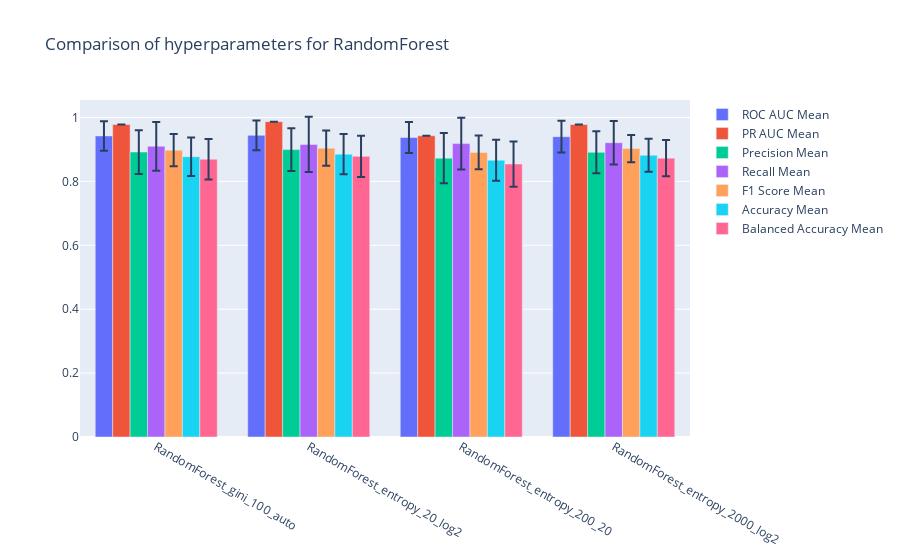

The notebook cell saved with this chart:
### Markdown cell above
# Plotly Graphs with Error Bar for `std`

### Code cell
mean_columns = [_ for _ in df.columns if "Mean" in _]
mean_values = df[mean_columns]
std_columns = [_ for _ in df.columns if "Std" in _]
std_values = df[std_columns]

res = []
for col, col2 in zip(mean_columns, std_columns):
    res.append(
        go.Bar(
            x=df.index.values.tolist(),
            y=mean_values[col].values.tolist(),
            name=col,
            hoverinfo='name+y',
            error_y=dict(type='data', array=std_values[col2].values.tolist()),
        )
    )

layout = go.Layout(barmode='group', title="Comparison of hyperparameters for RandomForest")
fig = go.Figure(data=res, layout=layout)
fig.show()

### Figure 1 — Plotly figure (JSON) as saved in the notebook; plotly's stock layout.template omitted (floating-point values rounded to 4 significant figures)
{"data": [{"error_y": {"array": [0.0461, 0.04635, 0.04822, 0.04942], "type": "data"}, "hoverinfo": "name+y", "name": "ROC AUC Mean", "type": "bar", "x": ["RandomForest_gini_100_auto", "RandomForest_entropy_20_log2", "RandomForest_entropy_200_20", "RandomForest_entropy_2000_log2"], "y": [0.9423, 0.9442, 0.9375, 0.9401]}, {"error_y": {"array": [0, 0, 0, 1.121e-16], "type": "data"}, "hoverinfo": "name+y", "name": "PR AUC Mean", "type": "bar", "x": ["RandomForest_gini_100_auto", "RandomForest_entropy_20_log2", "RandomForest_entropy_200_20", "RandomForest_entropy_2000_log2"], "y": [0.978, 0.987, 0.9428, 0.978]}, {"error_y": {"array": [0.06853, 0.06675, 0.07827, 0.0657], "type": "data"}, "hoverinfo": "name+y", "name": "Precision Mean", "type": "bar", "x": ["RandomForest_gini_100_auto", "RandomForest_entropy_20_log2", "RandomForest_entropy_200_20", "RandomForest_entropy_2000_log2"], "y": [0.8918, 0.8995, 0.8729, 0.8909]}, {"error_y": {"array": [0.07621, 0.08633, 0.08111, 0.06802], "type": "data"}, "hoverinfo": "name+y", "name": "Recall Mean", "type": "bar", "x": ["RandomForest_gini_100_auto", "RandomForest_entropy_20_log2", "RandomForest_entropy_200_20", "RandomForest_entropy_2000_log2"], "y": [0.9099, 0.9157, 0.9183, 0.921]}, {"error_y": {"array": [0.05041, 0.05511, 0.05296, 0.04234], "type": "data"}, "hoverinfo": "name+y", "name": "F1 Score Mean", "type": "bar", "x": ["RandomForest_gini_100_auto", "RandomForest_entropy_20_log2", "RandomForest_entropy_200_20", "RandomForest_entropy_2000_log2"], "y": [0.8977, 0.904, 0.8908, 0.9027]}, {"error_y": {"array": [0.06004, 0.06274, 0.06412, 0.05159], "type": "data"}, "hoverinfo": "name+y", "name": "Accuracy Mean", "type": "bar", "x": ["RandomForest_gini_100_auto", "RandomForest_entropy_20_log2", "RandomForest_entropy_200_20", "RandomForest_entropy_2000_log2"], "y": [0.8772, 0.8854, 0.8662, 0.8819]}, {"error_y": {"array": [0.06352, 0.06475, 0.07081, 0.05678], "type": "data"}, "hoverinfo": "name+y", "name": "Balanced Accuracy Mean", "type": "bar", "x": ["RandomForest_gini_100_auto", "RandomForest_entropy_20_log2", "RandomForest_entropy_200_20", "RandomForest_entropy_2000_log2"], "y": [0.8694, 0.8785, 0.8543, 0.8729]}], "layout": {"barmode": "group", "title": {"text": "Comparison of hyperparameters for RandomForest"}}}
